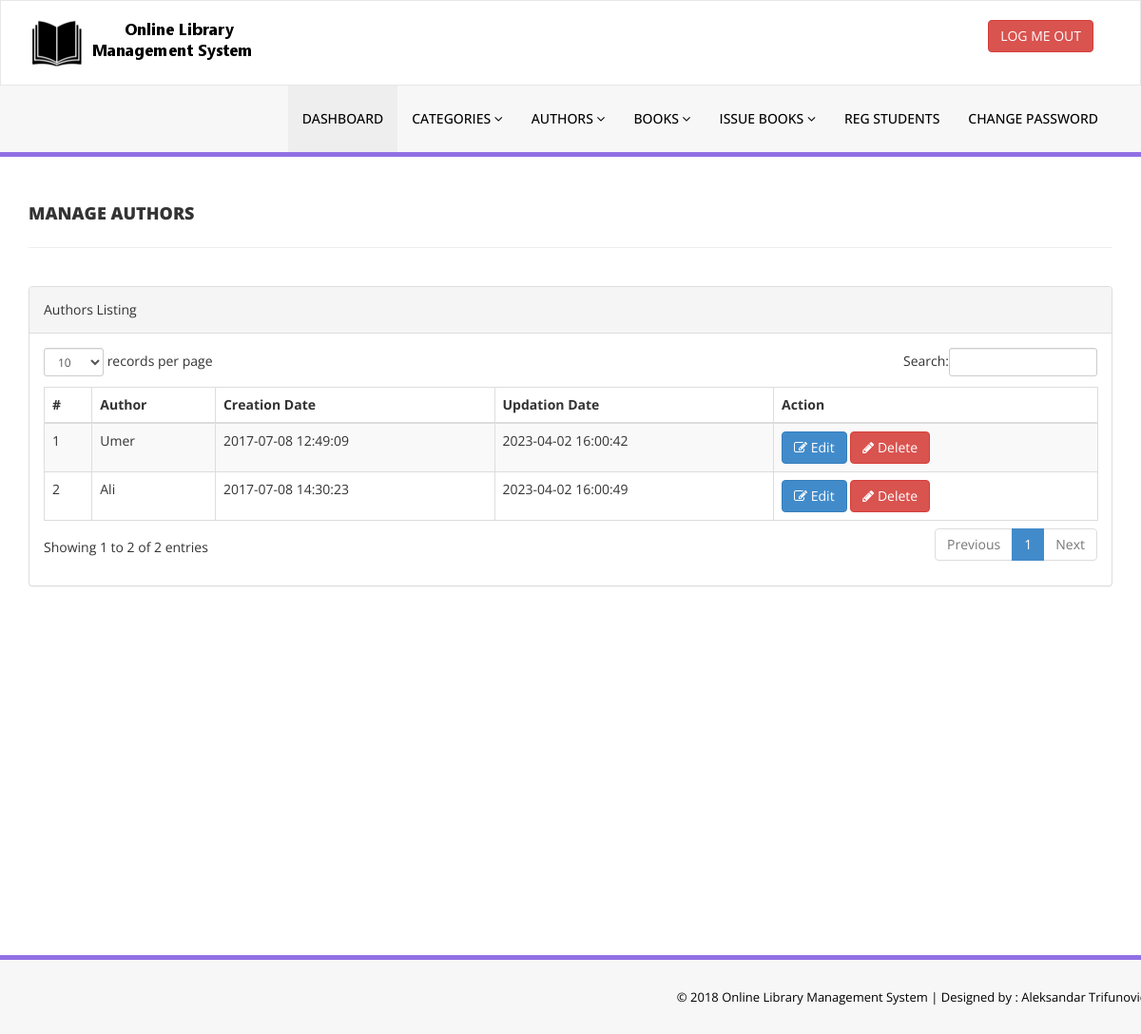
Screenshot of /admin/manage-authors.php (signed in) with the database file from the repository.
### tables this page shows
CREATE TABLE `tblauthors` (
  `id` int(11) NOT NULL,
  `AuthorName` varchar(159) DEFAULT NULL,
  `creationDate` timestamp NULL DEFAULT current_timestamp(),
  `UpdationDate` timestamp NULL DEFAULT NULL ON UPDATE current_timestamp()
);

### admin/manage-authors.php (the view, shortened to what this page needs)
<?php
include('includes/config.php');
if(strlen($_SESSION['alogin'])==0)
    {
header('location:index.php');
}
else{
    ?>
<!DOCTYPE html>
<html xmlns="http://www.w3.org/1999/xhtml">
<head>
    <link href="assets/css/bootstrap.css" rel="stylesheet" />
    <link href="assets/css/font-awesome.css" rel="stylesheet" />
    <link href="assets/js/dataTables/dataTables.bootstrap.css" rel="stylesheet" />
    <link href="assets/css/style.css" rel="stylesheet" />
</head>
<body>
<?php include('includes/header.php');?>
    <div class="content-wrapper">
         <div class="container">
        <div class="row pad-botm">
            <div class="col-md-12">
                <h4 class="header-line">Manage Authors</h4>
    </div>
     <div class="row">
</div>
        </div>
            <div class="row">
                <div class="col-md-12">
                    <div class="panel panel-default">
                        <div class="panel-heading">
                           Authors Listing
                        </div>
                        <div class="panel-body">
                            <div class="table-responsive">
                                <table class="table table-striped table-bordered table-hover" id="dataTables-example">
                                    <thead>
                                        <tr>
                                            <th>#</th>
                                            <th>Author</th>
                                            <th>Creation Date</th>
                                            <th>Updation Date</th>
                                            <th>Action</th>
                                        </tr>
                                    </thead>
                                    <tbody>
<?php $sql = "SELECT * from  tblauthors";
$query = $dbh -> prepare($sql);
$query->execute();
$results=$query->fetchAll(PDO::FETCH_OBJ);
$cnt=1;
if($query->rowCount() > 0)
{
foreach($results as $result)
{               ?>
                                        <tr class="odd gradeX">
                                            <td class="center"><?php echo htmlentities($cnt);?></td>
                                            <td class="center"><?php echo htmlentities($result->AuthorName);?></td>
                                            <td class="center"><?php echo htmlentities($result->creationDate);?></td>
                                            <td class="center"><?php echo htmlentities($result->UpdationDate);?></td>
                                            <td class="center">
                                            <a href="edit-author.php?athrid=<?php echo htmlentities($result->id);?>"><button class="btn btn-primary"><i class="fa fa-edit "></i> Edit</button>
                                          <a href="manage-authors.php?del=<?php echo htmlentities($result->id);?>" onclick="return confirm('Are you sure you want to delete?');"" >  <button class="btn btn-danger"><i class="fa fa-pencil"></i> Delete</button>
                                            </td>
                                        </tr>
 <?php $cnt=$cnt+1;}} ?>
                                    </tbody>
                                </table>
                            </div>
                        </div>
                    </div>
                </div>
            </div>
    </div>
    </div>
  <?php include('includes/footer.php');?>
</body>
</html>
<?php } ?>

### admin/assets/css/style.css (style rules this page uses)
.content-wrapper { margin-top: 40px; min-height:800px; padding-bottom:90px; }
.header-line { font-weight:900; padding-bottom:25px; border-bottom:1px solid #eeeeee; text-transform:uppercase; }
.pad-botm { padding-bottom:30px; }

### rows the page displays
tblauthors: AuthorName "Umer", creationDate "2017-07-08 12:49:09", UpdationDate "2023-04-02 16:00:42"
tblauthors: AuthorName "Ali", creationDate "2017-07-08 14:30:23", UpdationDate "2023-04-02 16:00:49"
